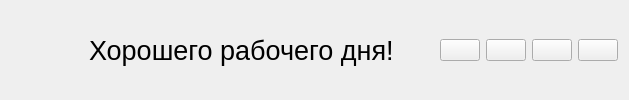
     <widget class="QWidget" name="widget_2" native="true">
      <layout class="QHBoxLayout" name="horizontalLayout_4">
       <item>
        <layout class="QVBoxLayout" name="verticalLayout_8">
         <item>
          <widget class="QPushButton" name="pushButton">
           <property name="maximumSize">
            <size>
             <width>40</width>
             <height>40</height>
            </size>
           </property>
           <property name="styleSheet">
            <string notr="true">border:none;
                                                </string>
           </property>
           <property name="text">
            <string/>
           </property>
           <property name="icon">
            <iconset>
             <normaloff>:/res/menu_24dp_FFFFFF_FILL0_wght400_GRAD0_opsz24.png</normaloff>:/res/menu_24dp_FFFFFF_FILL0_wght400_GRAD0_opsz24.png</iconset>
           </property>
           <property name="iconSize">
            <size>
             <width>50</width>
             <height>50</height>
            </size>
           </property>
           <property name="checkable">
            <bool>true</bool>
           </property>
           <property name="autoExclusive">
            <bool>true</bool>
           </property>
          </widget>
         </item>
        </layout>
       </item>
       <item>
        <spacer name="horizontalSpacer_5">
         <property name="orientation">
          <enum>Qt::Horizontal</enum>
         </property>
         <property name="sizeHint" stdset="0">
          <size>
           <width>40</width>
           <height>20</height>
          </size>
         </property>
        </spacer>
       </item>
       <item>
        <widget class="QLabel" name="label">
         <property name="font">
          <font>
           <pointsize>20</pointsize>
          </font>
         </property>
         <property name="text">
          <string>Хорошего рабочего дня!</string>
         </property>
        </widget>
       </item>
       <item>
        <spacer name="horizontalSpacer_2">
         <property name="orientation">
          <enum>Qt::Horizontal</enum>
         </property>
         <property name="sizeHint" stdset="0">
          <size>
           <width>40</width>
           <height>20</height>
          </size>
         </property>
        </spacer>
       </item>
       <item>
        <layout class="QHBoxLayout" name="horizontalLayout">
         <item>
          <widget class="QPushButton" name="pushButton_13">
           <property name="text">
            <string/>
           </property>
           <property name="icon">
            <iconset>
             <normaloff>:/res/remove_24dp_FFFFFF_FILL0_wght400_GRAD0_opsz24.png</normaloff>:/res/remove_24dp_FFFFFF_FILL0_wght400_GRAD0_opsz24.png</iconset>
           </property>
           <property name="checkable">
            <bool>true</bool>
           </property>
          </widget>
         </item>
         <item>
          <widget class="QPushButton" name="pushButton_24">
           <property name="text">
            <string/>
           </property>
           <property name="icon">
            <iconset>
             <normaloff>:/res/check_box_outline_blank_24dp_FFFFFF_FILL0_wght400_GRAD0_opsz24.png</normaloff>:/res/check_box_outline_blank_24dp_FFFFFF_FILL0_wght400_GRAD0_opsz24.png</iconset>
           </property>
           <property name="checkable">
            <bool>true</bool>
           </property>
          </widget>
         </item>
         <item>
          <widget class="QPushButton" name="pushButton_22">
           <property name="text">
            <string/>
           </property>
           <property name="icon">
            <iconset>
             <normaloff>:/res/check_box_outline_blank_24dp_FFFFFF_FILL0_wght400_GRAD0_opsz24.png</normaloff>:/res/check_box_outline_blank_24dp_FFFFFF_FILL0_wght400_GRAD0_opsz24.png</iconset>
           </property>
           <property name="checkable">
            <bool>true</bool>
           </property>
          </widget>
         </item>
         <item>
          <widget class="QPushButton" name="pushButton_23">
           <property name="text">
            <string/>
           </property>
           <property name="icon">
            <iconset>
             <normaloff>:/res/close_24dp_FFFFFF_FILL0_wght400_GRAD0_opsz24.png</normaloff>:/res/close_24dp_FFFFFF_FILL0_wght400_GRAD0_opsz24.png</iconset>
           </property>
           <property name="checkable">
            <bool>true</bool>
           </property>
          </widget>
         </item>
        </layout>
       </item>
      </layout>
     </widget>
